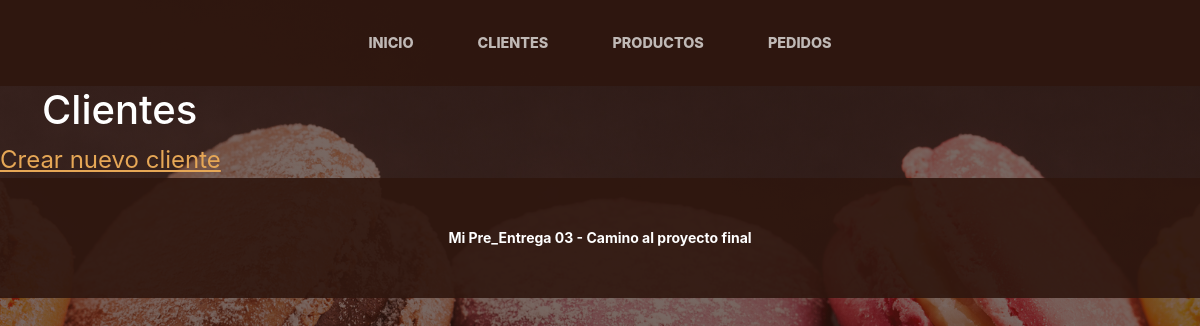
Page /cliente/ on the earlier database version.
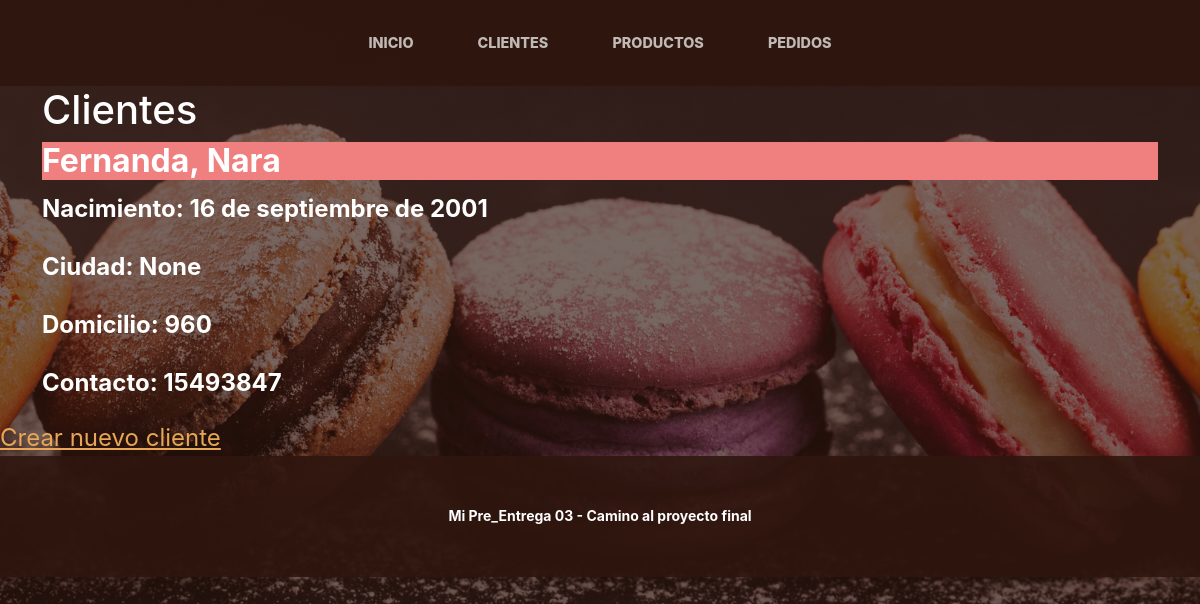
Same page on the later database version.
### apps/cliente/models.py (models this page shows, shortened)
class Cliente(models.Model):
    nombre = models.CharField(max_length=20)
    apellido = models.CharField(max_length=20)
    nacimiento = models.DateField(null=True)
    contacto = models.CharField(max_length=25)
    ciudad_id = models.ForeignKey(Ciudad, on_delete=models.SET_NULL, null=True, blank=True)
    domicilio = models.CharField(max_length=25)

### apps/cliente/views.py (the view)
# urls.py: path('', home, name='home'),
def home(request):
    clientes_registros = Cliente.objects.all()
    contexto = {"clientes": clientes_registros}
    return render(request, "cliente/index.html", contexto)

### apps/cliente/templates/cliente/index.html
{% extends 'MENU/index.html' %}
    {% block INDEX_TITULO %}
        <div class="container">
            <h1>Clientes</h1>
        </div>
    {% endblock INDEX_TITULO %}
    {% block INDEX_CONTENIDO %}
        <div class="container">
            {% for cliente in clientes %}
                <h2 style="background-color: lightcoral; font-weight: bold;">{{ cliente.nombre }}, {{ cliente.apellido }}</h2>
                <p style="font-size: x-large; font-weight: bold; color: white;">Nacimiento: {{ cliente.nacimiento }}</p>
                <p style="font-size: x-large; font-weight: bold; color: white;">Ciudad: {{ cliente.ciudad_id }}</p>
                <p style="font-size: x-large; font-weight: bold; color: white;">Domicilio: {{ cliente.domicilio }}</p>
                <p style="font-size: x-large; font-weight: bold; color: white;">Contacto: {{ cliente.contacto }}</p>
            {% endfor %}
        </div>
        <a href="{% url 'cliente:nuevocliente' %}"  style="font-size: x-large;">Crear nuevo cliente</a>
    {% endblock INDEX_CONTENIDO %}

Differences in the rows shown:
added Cliente: nombre "Fernanda", apellido "Nara", nacimiento "16 de septiembre de 2001", ciudad_id "None", domicilio "960", contacto "15493847"
